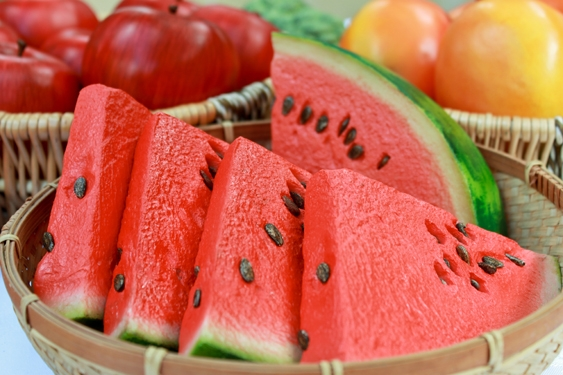
%> input picture Alimentos/Melância/M1.jpg, 563 x 375 px
$ octave teste.m   (GNU Octave 9; MATLAB toolbox functions it lacks are replaced by stand-ins)
%> lines starting %> are read from the running program, lines starting %| are printed output that depends on the picture; in (x1, y1, x2, y2) boxes, pixels count from 0 and x2, y2 are one past the last pixel; in counts of white or black regions, pixels touching at a corner belong together; the program's own positions count from 1
img = imread('Alimentos\M\M1.jpg');
%> img is the input picture: size 375x563x3 uint8; mean R, G, B 195, 106.2, 80.9
img = imresize(img, [512,512]);
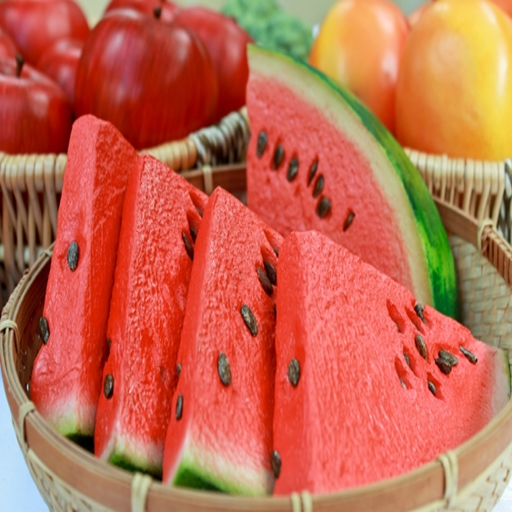
%> img: size 512x512x3 uint8; mean R, G, B 194.9, 106.2, 80.9
img = rgb2gray(img);
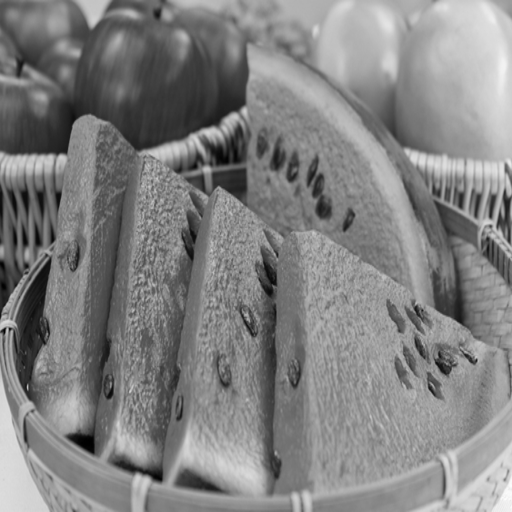
%> img: size 512x512 uint8; min 0, max 252, mean 129.8
img = double(img);
%> img: size 512x512 double
thres_new = 120;
thres = 0;
[r c] = size(img);
%> r = 512; c = 512
while (thres ~= thres_new)
    m1 = 0;
    m2 = 0;
    thres = thres_new;
    for i=1:r
        for j = 1:c
            if (img(i,j) >= thres)
                m1 = m1 + img(i,j);
            else
                m2 = m2 + img(i,j);
            end
        end
    end
    [x y] = size(find(img>=thres));
    m1_len = x;
    [x y] = size(find(img < thres));
    m2_len = x;
    avg = ((m1/m1_len)+(m2/m2_len))/2;
    thres_new = avg;
end
%> this loop made 2 passes
%> (m1_len, m2_len, avg, thres_new) on pass 1: (166562, 95582, 120, 120)
%> (thres, m1_len, m2_len, avg, thres_new) on pass 2: (120, 166562, 95582, 120, 120)
img_thresh = img>thres_new;
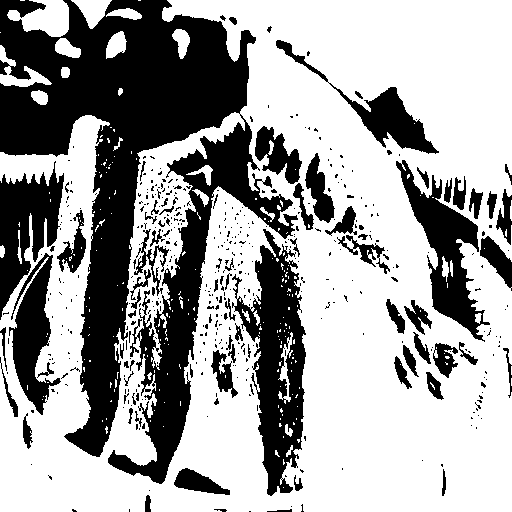
%> img_thresh: size 512x512 logical; 63.5% white; 474 black regions (394 under 20 px), largest, box (x1, y1, x2, y2) and area: (0, 0, 298, 484) 54225, (232, 229, 306, 496) 9382, (396, 160, 490, 342) 5403
subplot(2,1,1)
imshow(uint8(img))
subplot(2,1,2)
imshow(img_thresh)

$ run again, with Alimentos/Melância/M11.jpg copied over Alimentos/Melância/M1.jpg
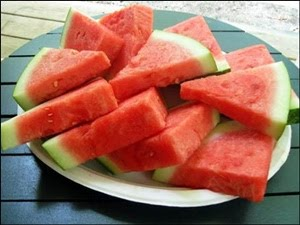
%> input picture Alimentos/Melância/M11.jpg, 300 x 225 px
%> img is the input picture: size 225x300x3 uint8; mean R, G, B 165, 111.7, 95.8
%> `img = rgb2gray(img);`:
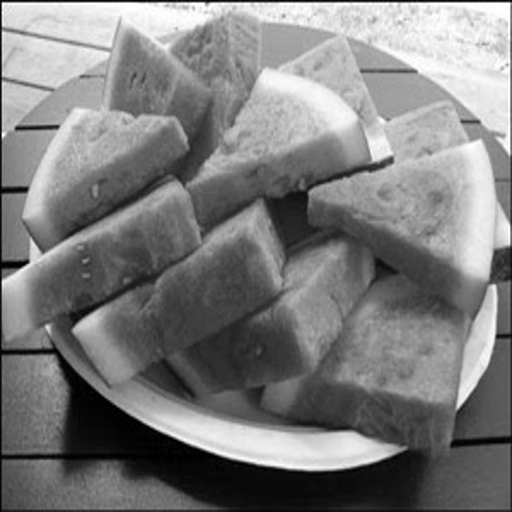
%> img: size 512x512 uint8; min 0, max 255, mean 125.8
%> the loop `while (thres ~= thres_new)` made 6 passes
%> (thres, m1_len, m2_len, avg, thres_new) on passes 2 to 6: (125, 127086, 135058, 127.5, 127.5), (127.5, 123625, 138519, 129, 129), (129, 122518, 139626, 129.4, 129.4), (129.4, 121327, 140817, 129.9, 129.9), (129.9, 121327, 140817, 129.9, 129.9)
%> `img_thresh = img>thres_new;`:
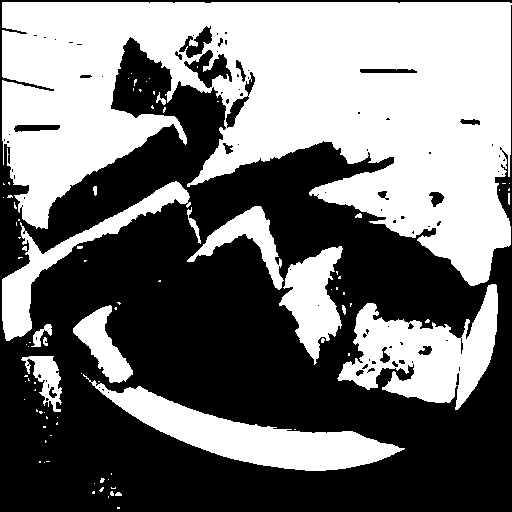
%> img_thresh: size 512x512 logical; 46.3% white; 91 white regions (74 under 20 px), largest, box (x1, y1, x2, y2) and area: (2, 2, 512, 286) 86848, (337, 284, 498, 410) 9777, (83, 374, 405, 471) 9707

$ run again, with Alimentos/Melância/M12.jpg copied over Alimentos/Melância/M1.jpg
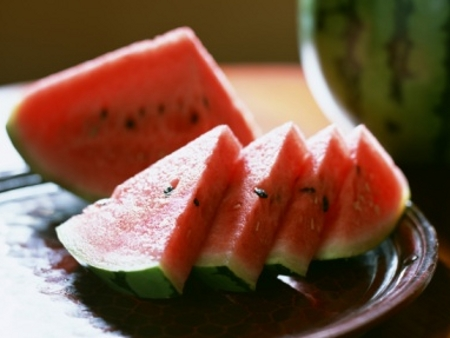
%> input picture Alimentos/Melância/M12.jpg, 450 x 338 px
%> img is the input picture: size 338x450x3 uint8; mean R, G, B 120.6, 85.5, 65.6
%> `img = rgb2gray(img);`:
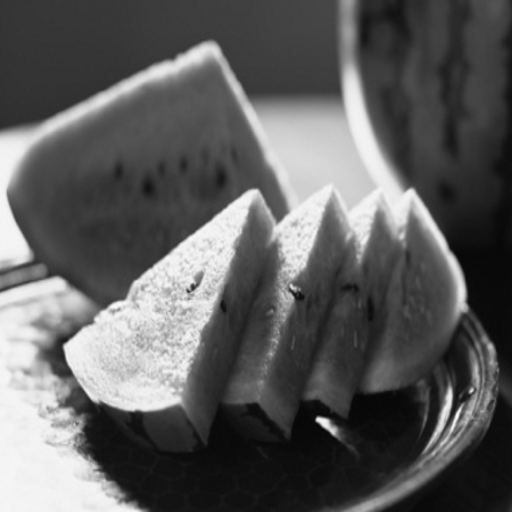
%> img: size 512x512 uint8; min 4, max 253, mean 93.7
%> the loop `while (thres ~= thres_new)` made 4 passes
%> (thres, m1_len, m2_len, avg, thres_new) on passes 2 to 4: (129, 67482, 194662, 131.2, 131.2), (131.2, 66603, 195541, 131.9, 131.9), (131.9, 66603, 195541, 131.9, 131.9)
%> `img_thresh = img>thres_new;`:
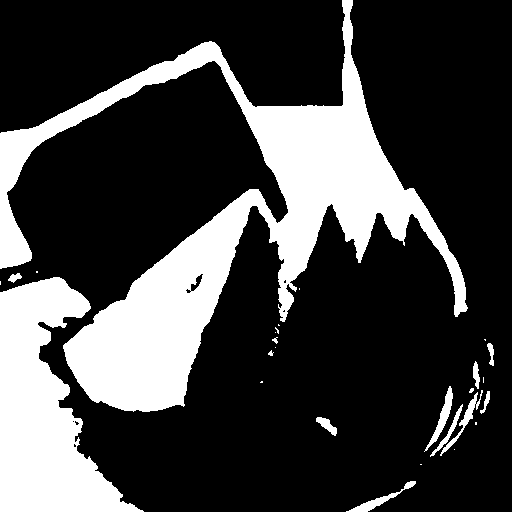
%> img_thresh: size 512x512 logical; 25.4% white; 27 white regions (14 under 20 px), largest, box (x1, y1, x2, y2) and area: (0, 0, 468, 412) 46772, (0, 277, 144, 512) 17741, (424, 386, 453, 452) 428
